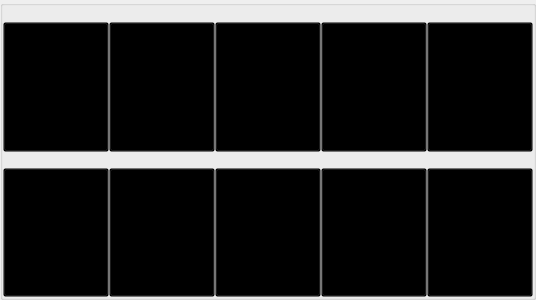
              <widget class="QGroupBox" name="monster_group">
               <property name="sizePolicy">
                <sizepolicy hsizetype="MinimumExpanding" vsizetype="MinimumExpanding">
                 <horstretch>0</horstretch>
                 <verstretch>0</verstretch>
                </sizepolicy>
               </property>
               <property name="minimumSize">
                <size>
                 <width>0</width>
                 <height>300</height>
                </size>
               </property>
               <property name="title">
                <string/>
               </property>
               <layout class="QVBoxLayout" name="verticalLayout_4">
                <property name="spacing">
                 <number>0</number>
                </property>
                <property name="leftMargin">
                 <number>0</number>
                </property>
                <property name="topMargin">
                 <number>0</number>
                </property>
                <property name="rightMargin">
                 <number>0</number>
                </property>
                <property name="bottomMargin">
                 <number>0</number>
                </property>
                <item>
                 <layout class="QHBoxLayout" name="enemy_line1_2">
                  <item>
                   <layout class="QVBoxLayout" name="vertical_10">
                    <item>
                     <widget class="QLineEdit" name="hp_enemy_1">
                      <property name="styleSheet">
                       <string notr="true">background-color: rgba(255, 255, 255, 0);</string>
                      </property>
                      <property name="frame">
                       <bool>false</bool>
                      </property>
                      <property name="alignment">
                       <set>Qt::AlignCenter</set>
                      </property>
                      <property name="readOnly">
                       <bool>true</bool>
                      </property>
                     </widget>
                    </item>
                    <item>
                     <widget class="QPushButton" name="enemy_1">
                      <property name="sizePolicy">
                       <sizepolicy hsizetype="MinimumExpanding" vsizetype="MinimumExpanding">
                        <horstretch>0</horstretch>
                        <verstretch>0</verstretch>
                       </sizepolicy>
                      </property>
                      <property name="styleSheet">
                       <string notr="true">background-color: transparent;</string>
                      </property>
                      <property name="text">
                       <string/>
                      </property>
                      <property name="iconSize">
                       <size>
                        <width>200</width>
                        <height>200</height>
                       </size>
                      </property>
                      <property name="checkable">
                       <bool>true</bool>
                      </property>
                     </widget>
                    </item>
                   </layout>
                  </item>
                  <item>
                   <layout class="QVBoxLayout" name="vertical_11">
                    <item>
                     <widget class="QLineEdit" name="hp_enemy_2">
                      <property name="styleSheet">
                       <string notr="true">background-color: rgba(255, 255, 255, 0);</string>
                      </property>
                      <property name="frame">
                       <bool>false</bool>
                      </property>
                      <property name="alignment">
                       <set>Qt::AlignCenter</set>
                      </property>
                      <property name="readOnly">
                       <bool>true</bool>
                      </property>
                     </widget>
                    </item>
                    <item>
                     <widget class="QPushButton" name="enemy_2">
                      <property name="sizePolicy">
                       <sizepolicy hsizetype="MinimumExpanding" vsizetype="MinimumExpanding">
                        <horstretch>0</horstretch>
                        <verstretch>0</verstretch>
                       </sizepolicy>
                      </property>
                      <property name="styleSheet">
                       <string notr="true">background-color: transparent;</string>
                      </property>
                      <property name="text">
                       <string/>
                      </property>
                      <property name="iconSize">
                       <size>
                        <width>200</width>
                        <height>200</height>
                       </size>
                      </property>
                     </widget>
                    </item>
                   </layout>
                  </item>
                  <item>
                   <layout class="QVBoxLayout" name="vertical_12">
                    <item>
                     <widget class="QLineEdit" name="hp_enemy_3">
                      <property name="styleSheet">
                       <string notr="true">background-color: rgba(255, 255, 255, 0);</string>
                      </property>
                      <property name="frame">
                       <bool>false</bool>
                      </property>
                      <property name="alignment">
                       <set>Qt::AlignCenter</set>
                      </property>
                      <property name="readOnly">
                       <bool>true</bool>
                      </property>
                     </widget>
                    </item>
                    <item>
                     <widget class="QPushButton" name="enemy_3">
                      <property name="sizePolicy">
                       <sizepolicy hsizetype="MinimumExpanding" vsizetype="MinimumExpanding">
                        <horstretch>0</horstretch>
                        <verstretch>0</verstretch>
                       </sizepolicy>
                      </property>
                      <property name="styleSheet">
                       <string notr="true">background-color: transparent;</string>
                      </property>
                      <property name="text">
                       <string/>
                      </property>
                      <property name="iconSize">
                       <size>
                        <width>200</width>
                        <height>200</height>
                       </size>
                      </property>
                     </widget>
                    </item>
                   </layout>
                  </item>
                  <item>
                   <layout class="QVBoxLayout" name="vertical_13">
                    <item>
                     <widget class="QLineEdit" name="hp_enemy_4">
                      <property name="styleSheet">
                       <string notr="true">background-color: rgba(255, 255, 255, 0);</string>
                      </property>
                      <property name="frame">
                       <bool>false</bool>
                      </property>
                      <property name="alignment">
                       <set>Qt::AlignCenter</set>
                      </property>
                      <property name="readOnly">
                       <bool>true</bool>
                      </property>
                     </widget>
                    </item>
                    <item>
                     <widget class="QPushButton" name="enemy_4">
                      <property name="sizePolicy">
                       <sizepolicy hsizetype="MinimumExpanding" vsizetype="MinimumExpanding">
                        <horstretch>0</horstretch>
                        <verstretch>0</verstretch>
                       </sizepolicy>
                      </property>
                      <property name="styleSheet">
                       <string notr="true">background-color: transparent;</string>
                      </property>
                      <property name="text">
                       <string/>
                      </property>
                      <property name="iconSize">
                       <size>
                        <width>200</width>
                        <height>200</height>
                       </size>
                      </property>
                     </widget>
                    </item>
                   </layout>
                  </item>
                  <item>
                   <layout class="QVBoxLayout" name="vertical_14">
                    <item>
                     <widget class="QLineEdit" name="hp_enemy_5">
                      <property name="styleSheet">
                       <string notr="true">background-color: rgba(255, 255, 255, 0);</string>
                      </property>
                      <property name="frame">
                       <bool>false</bool>
                      </property>
                      <property name="alignment">
                       <set>Qt::AlignCenter</set>
                      </property>
                      <property name="readOnly">
                       <bool>true</bool>
                      </property>
                     </widget>
                    </item>
                    <item>
                     <widget class="QPushButton" name="enemy_5">
                      <property name="sizePolicy">
                       <sizepolicy hsizetype="MinimumExpanding" vsizetype="MinimumExpanding">
                        <horstretch>0</horstretch>
                        <verstretch>0</verstretch>
                       </sizepolicy>
                      </property>
                      <property name="styleSheet">
                       <string notr="true">background-color: transparent;</string>
                      </property>
                      <property name="text">
                       <string/>
                      </property>
                      <property name="iconSize">
                       <size>
                        <width>200</width>
                        <height>200</height>
                       </size>
                      </property>
                     </widget>
                    </item>
                   </layout>
                  </item>
                 </layout>
                </item>
                <item>
                 <layout class="QHBoxLayout" name="enemy_line2_2">
                  <item>
                   <layout class="QVBoxLayout" name="vertical_15">
                    <item>
                     <widget class="QLineEdit" name="hp_enemy_6">
                      <property name="styleSheet">
                       <string notr="true">background-color: rgba(255, 255, 255, 0);</string>
                      </property>
                      <property name="frame">
                       <bool>false</bool>
                      </property>
                      <property name="alignment">
                       <set>Qt::AlignCenter</set>
                      </property>
                      <property name="readOnly">
                       <bool>true</bool>
                      </property>
                     </widget>
                    </item>
                    <item>
                     <widget class="QPushButton" name="enemy_6">
                      <property name="sizePolicy">
                       <sizepolicy hsizetype="MinimumExpanding" vsizetype="MinimumExpanding">
                        <horstretch>0</horstretch>
                        <verstretch>0</verstretch>
                       </sizepolicy>
                      </property>
                      <property name="styleSheet">
                       <string notr="true">background-color: transparent;</string>
                      </property>
                      <property name="text">
                       <string/>
                      </property>
                      <property name="iconSize">
                       <size>
                        <width>200</width>
                        <height>200</height>
                       </size>
                      </property>
                     </widget>
                    </item>
                   </layout>
                  </item>
                  <item>
                   <layout class="QVBoxLayout" name="vertical_16">
                    <item>
                     <widget class="QLineEdit" name="hp_enemy_7">
                      <property name="styleSheet">
                       <string notr="true">background-color: rgba(255, 255, 255, 0);</string>
                      </property>
                      <property name="frame">
                       <bool>false</bool>
                      </property>
                      <property name="alignment">
                       <set>Qt::AlignCenter</set>
                      </property>
                      <property name="readOnly">
                       <bool>true</bool>
                      </property>
                     </widget>
                    </item>
                    <item>
                     <widget class="QPushButton" name="enemy_7">
                      <property name="sizePolicy">
                       <sizepolicy hsizetype="MinimumExpanding" vsizetype="MinimumExpanding">
                        <horstretch>0</horstretch>
                        <verstretch>0</verstretch>
                       </sizepolicy>
                      </property>
                      <property name="styleSheet">
                       <string notr="true">background-color: transparent;</string>
                      </property>
                      <property name="text">
                       <string/>
                      </property>
                      <property name="iconSize">
                       <size>
                        <width>200</width>
                        <height>200</height>
                       </size>
                      </property>
                     </widget>
                    </item>
                   </layout>
                  </item>
                  <item>
                   <layout class="QVBoxLayout" name="vertical_17">
                    <item>
                     <widget class="QLineEdit" name="hp_enemy_8">
                      <property name="styleSheet">
                       <string notr="true">background-color: rgba(255, 255, 255, 0);</string>
                      </property>
                      <property name="frame">
                       <bool>false</bool>
                      </property>
                      <property name="alignment">
                       <set>Qt::AlignCenter</set>
                      </property>
                      <property name="readOnly">
                       <bool>true</bool>
                      </property>
                     </widget>
                    </item>
                    <item>
                     <widget class="QPushButton" name="enemy_8">
                      <property name="sizePolicy">
                       <sizepolicy hsizetype="MinimumExpanding" vsizetype="MinimumExpanding">
                        <horstretch>0</horstretch>
                        <verstretch>0</verstretch>
                       </sizepolicy>
                      </property>
                      <property name="styleSheet">
                       <string notr="true">background-color: transparent;</string>
                      </property>
                      <property name="text">
                       <string/>
                      </property>
                      <property name="iconSize">
                       <size>
                        <width>200</width>
                        <height>200</height>
                       </size>
                      </property>
                     </widget>
                    </item>
                   </layout>
                  </item>
                  <item>
                   <layout class="QVBoxLayout" name="vertical_18">
                    <item>
                     <widget class="QLineEdit" name="hp_enemy_9">
                      <property name="styleSheet">
                       <string notr="true">background-color: rgba(255, 255, 255, 0);</string>
                      </property>
                      <property name="frame">
                       <bool>false</bool>
                      </property>
                      <property name="alignment">
                       <set>Qt::AlignCenter</set>
                      </property>
                      <property name="readOnly">
                       <bool>true</bool>
                      </property>
                     </widget>
                    </item>
                    <item>
                     <widget class="QPushButton" name="enemy_9">
                      <property name="sizePolicy">
                       <sizepolicy hsizetype="MinimumExpanding" vsizetype="MinimumExpanding">
                        <horstretch>0</horstretch>
                        <verstretch>0</verstretch>
                       </sizepolicy>
                      </property>
                      <property name="styleSheet">
                       <string notr="true">background-color: transparent;</string>
                      </property>
                      <property name="text">
                       <string/>
                      </property>
                      <property name="iconSize">
                       <size>
                        <width>200</width>
                        <height>200</height>
                       </size>
                      </property>
                     </widget>
                    </item>
                   </layout>
                  </item>
                  <item>
                   <layout class="QVBoxLayout" name="vertical_19">
                    <item>
                     <widget class="QLineEdit" name="hp_enemy_10">
                      <property name="styleSheet">
                       <string notr="true">background-color: rgba(255, 255, 255, 0);</string>
                      </property>
                      <property name="frame">
                       <bool>false</bool>
                      </property>
                      <property name="alignment">
                       <set>Qt::AlignCenter</set>
                      </property>
                      <property name="readOnly">
                       <bool>true</bool>
                      </property>
                     </widget>
                    </item>
                    <item>
                     <widget class="QPushButton" name="enemy_10">
                      <property name="sizePolicy">
                       <sizepolicy hsizetype="MinimumExpanding" vsizetype="MinimumExpanding">
                        <horstretch>0</horstretch>
                        <verstretch>0</verstretch>
                       </sizepolicy>
                      </property>
                      <property name="styleSheet">
                       <string notr="true">background-color: transparent;</string>
                      </property>
                      <property name="text">
                       <string/>
                      </property>
                      <property name="iconSize">
                       <size>
                        <width>200</width>
                        <height>200</height>
                       </size>
                      </property>
                     </widget>
                    </item>
                   </layout>
                  </item>
                 </layout>
                </item>
               </layout>
              </widget>
